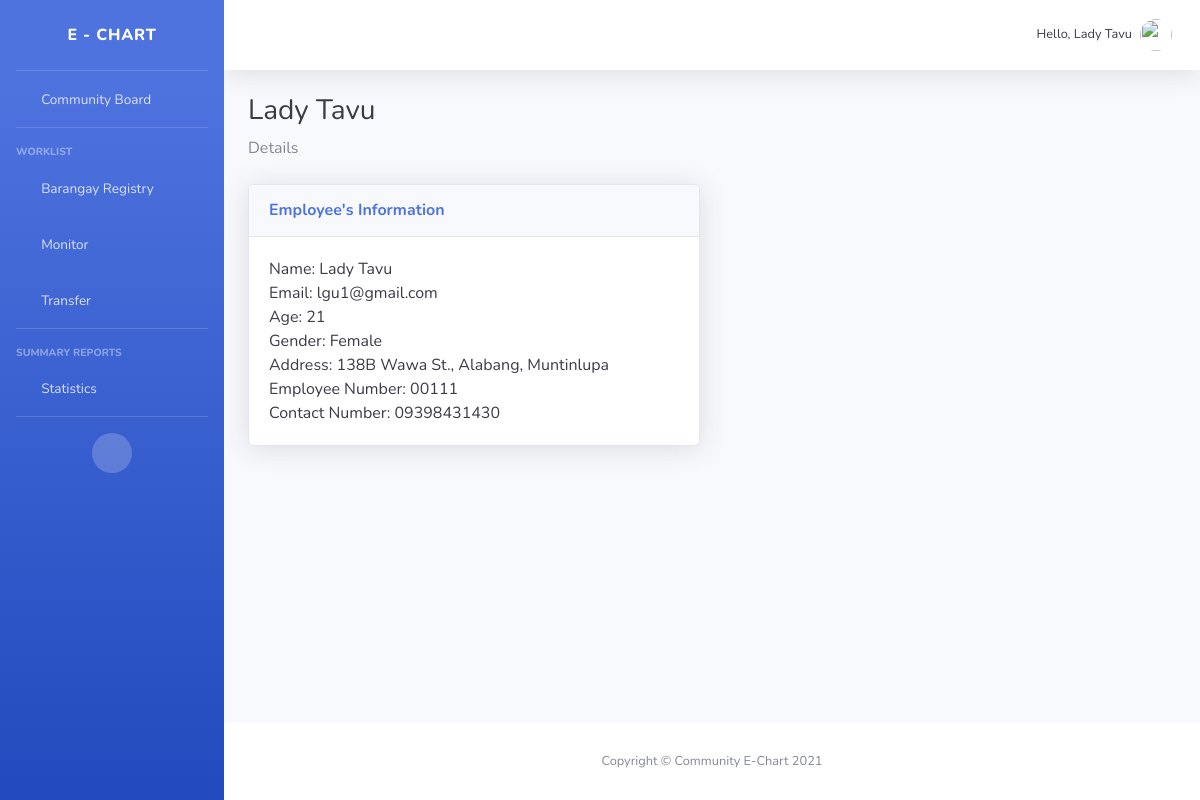
/lguinfo/ (signed in), run on the app's committed database.
### account/models.py (models this page shows, shortened)
class Account(AbstractBaseUser, PermissionsMixin):
    email = models.EmailField(verbose_name="email", max_length=60, unique=True)
    date_joined = models.DateTimeField(verbose_name="date joined", auto_now_add=True)
    last_login = models.DateTimeField(verbose_name="last login", auto_now_add=True)
    is_admin = models.BooleanField(default=False)
    is_active = models.BooleanField(default=True)
    is_staff = models.BooleanField(default=False)
    is_superuser = models.BooleanField(default=False)
    firstname = models.CharField(max_length=200, null=True, verbose_name="first name")
    lastname = models.CharField(max_length=200, null=True, verbose_name="last name")
    address = models.CharField(max_length=200, null=True)
    barangay = models.CharField(max_length=200, null=True)
    city = models.CharField(max_length=200, null=True)
    birthdate = models.DateField(verbose_name="birth date", blank=True)
    age = models.CharField(max_length=200, null=True, blank=True)
    gender = models.CharField(max_length=200, null=True, choices=(
                ('Male', 'Male'),
                ('Female', 'Female'),
    ))
    contactnumber = models.CharField(max_length=200, null=True, verbose_name="contact number")
    licensenumber = models.CharField(verbose_name = "license number", max_length=200, null=True)
    licenseexpiry = models.DateField(verbose_name= "license expiry", null=True)
    licensepic = models.ImageField(verbose_name= "license picture", null = True, blank=True, upload_to = "pic_uploads/")
    specialization = models.CharField(max_length=200, null=True, choices=(
                    ('General Practitioner', 'General Practitioner'),
                    ('Family Medicine', 'Family Medicine'),
    ))
    schedule = models.CharField(max_length=200, null=True, blank=True)
    employeenumber = models.CharField(verbose_name = "employee number", max_length=200, null=True)
    USERNAME_FIELD = 'email'
    REQUIRED_FIELDS = ['firstname', 'lastname', 'address', 'barangay', 'city', 'licensenumber', 'licenseexpiry', 'birthdate', 'age', 'gender', 'licensepic',
    'contactnumber', 'specialization', 'schedule']
    objects = MyAccountManager()
    def __str__(self):
        return self.email
    def getFullName(self):
        return str(self.firstname + " " + self.lastname).title()
    def getAddress(self):
        return (str(self.address) + ", " + str(self.barangay) + ", " + str(self.city)).title()
    def getAge(self):
        return str(self.age)
    def getGender(self):
        return str(self.gender).title()
    def getEmployeeNum(self):
        return str(self.employeenumber)
    def getContactNum(self):
        return str(self.contactnumber)
    def is_Doctor(self):
        return self.groups.filter(name="Doctors").exists()
    def is_LGU(self):
        return self.groups.filter(name="LGU Employees").exists()

### chart/views.py (the view)
# urls.py: path('lguinfo/', views.lguinfo, name = "lguinfo"),
@user_passes_test(Account.is_LGU)
def lguinfo(request):
    return render(request, 'chart/lguinfo.html')

### chart/templates/chart/lguinfo.html
{% extends 'chart/navbar.html' %}
{% load static %}
{% block content %}
                    <h1 class="h3 mb-2 text-gray-900">{{request.user.getFullName}}</h1>
                    <p class="mb-4">Details</p>
                    <div class="row">
                        <div class="col-lg-6">
                            <div class="card shadow mb-4">
                                <div class="card-header py-3">
                                    <h6 class="m-0 font-weight-bold text-primary">Employee's Information</h6>
                                </div>
                                <div class="card-body text-gray-900">
                                    Name: {{request.user.getFullName}}<br>
                                    Email: {{request.user}}<br>
                                    Age: {{request.user.getAge}}<br>
                                    Gender: {{request.user.getGender}}<br>
                                    Address: {{request.user.getAddress}}<br>
                                    Employee Number: {{request.user.getEmployeeNum}}<br>
                                    Contact Number: {{request.user.getContactNum}}<br>
                                </div>
                            </div>
                        </div>
                    </div>
{% endblock content %}

### chart/templates/chart/navbar.html (shortened to what this page needs)
{% load static %}
<!DOCTYPE html>
<html lang="en">
<head>
    <link href="{% static 'vendor/fontawesome-free/css/all.min.css' %}" rel="stylesheet" type="text/css">
    <link href="{% static 'css/sb-admin-2.min.css' %}" rel="stylesheet">
    <link href="{% static 'vendor/datatables/dataTables.bootstrap4.min.css' %}" rel="stylesheet">
</head>
<body id="page-top">
    <div id="wrapper">
        <ul class="navbar-nav bg-gradient-primary sidebar sidebar-dark accordion" id="accordionSidebar">
            <a class="sidebar-brand d-flex align-items-center justify-content-center" href="#">
                <div class="sidebar-brand-text mx-3">E - Chart</div>
            </a>
            <hr class="sidebar-divider my-0">
            <li class="nav-item {% if request.resolver_match.view_name == 'communityboard' %}active{% endif %}">
                <a class="nav-link" href="{% url 'communityboard' %}">
                    <i class="fas fa-fw fa-tachometer-alt"></i>
                    <span>Community Board</span></a>
            </li>
            <hr class="sidebar-divider">
            <div class="sidebar-heading">
                Worklist
            </div>
            {% if request.user.is_LGU %}
            <li class="nav-item {% if request.resolver_match.view_name == 'brgyregistry' %}active{% endif %}">
                <a class="nav-link" href="{% url 'brgyregistry' %}">
                    <i class="fas fa-fw fa-folder"></i>
                    <span>Barangay Registry</span></a>
            </li>
            {% endif %}
            {% if request.user.is_LGU %}
            <li class="nav-item {% if request.resolver_match.view_name == 'monitor' %}active{% endif %}">
                <a class="nav-link" href="{% url 'monitor' %}">
                    <i class="fas fa-fw fa-table"></i>
                    <span>Monitor</span></a>
            </li>
            {% endif %}
            <li class="nav-item {% if request.resolver_match.view_name == 'transfer' %}active{% endif %}">
                <a class="nav-link" href="{% url 'transfer' %}">
                    <i class="fas fa-fw fa-cog"></i>
                    <span>Transfer</span></a>
            </li>
            <hr class="sidebar-divider">
            <div class="sidebar-heading">
                Summary Reports
            </div>
            <li class="nav-item {% if request.resolver_match.view_name == 'statistics' %}active{% endif %}">
                <a class="nav-link" href="{% url 'statistics' %}">
                    <i class="fas fa-fw fa-chart-area"></i>
                    <span>Statistics</span></a>
            </li>
            <hr class="sidebar-divider d-none d-md-block">
            <div class="text-center d-none d-md-inline">
                <button class="rounded-circle border-0" id="sidebarToggle"></button>
            </div>
        </ul>
        <div id="content-wrapper" class="d-flex flex-column">
            <div id="content">
                <nav class="navbar navbar-expand navbar-light bg-white topbar mb-4 static-top shadow">
                    <ul class="navbar-nav ml-auto">
                        <li class="nav-item dropdown no-arrow">
                            <a class="nav-link dropdown-toggle" href="#" id="userDropdown" role="button"
                                data-toggle="dropdown" aria-haspopup="true" aria-expanded="false">
                                <span class="mr-2 d-none d-lg-inline text-gray-900 small">Hello, {{request.user.getFullName|title}}</span>
                                <img class="img-profile rounded-circle"
                                    src="{% static '/images/undraw_profile.svg' %}">
                            </a>
                        </li>
                    </ul>
                </nav>
                <div class="container-fluid">
                    {% block content %}
                    {% endblock content %}
                </div>
            </div>
            <footer class="sticky-footer bg-white">
                <div class="container my-auto">
                    <div class="copyright text-center my-auto">
                        <span>Copyright &copy; Community E-Chart 2021</span>
                    </div>
                </div>
            </footer>
        </div>
    </div>
</body>
</html>

### data on the page
Account: user.getFullName "Lady Tavu", user "lgu1@gmail.com", user.getAge "21", user.getGender "Female", user.getAddress "138B Wawa St., Alabang, Muntinlupa", user.getEmployeeNum "00111", user.getContactNum "09398431430"
